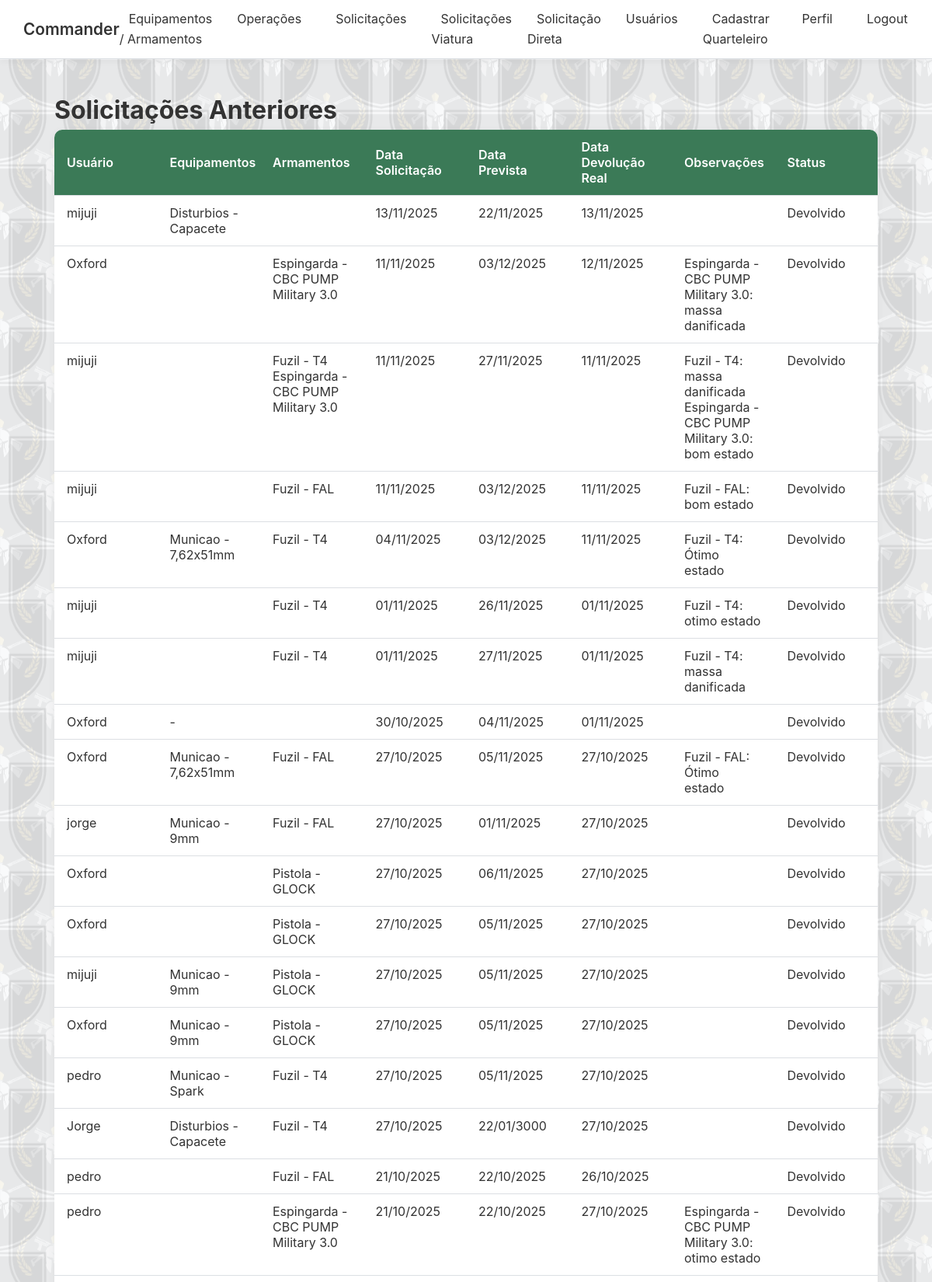
/solicitacoesAnterioresQuarteleiro.php (signed in, upper part), run on the app's committed database.
### tables this page shows
CREATE TABLE IF NOT EXISTS `usuarios` (
  `id_usuario` int NOT NULL AUTO_INCREMENT,
  `nome_usuario` varchar(255) NOT NULL,
  `identidade_funcional_usuario` int NOT NULL,
  `email_usuario` varchar(255) NOT NULL,
  `senha_usuario` varchar(255) NOT NULL,
  `perfil_usuario` tinyint(1) NOT NULL,
  `data_cadastro_usuario` datetime NOT NULL,
  PRIMARY KEY (`id_usuario`)
);

CREATE TABLE IF NOT EXISTS `equipamentos` (
  `id_equipamento` int NOT NULL AUTO_INCREMENT,
  `nome_equipamento` varchar(255) NOT NULL,
  `tipo_equipamento` text NOT NULL,
  `quantidade_equipamento` int NOT NULL,
  `quantidade_disponivel_equipamento` int NOT NULL,
  `ultima_atualizacao_equipamento` datetime DEFAULT CURRENT_TIMESTAMP ON UPDATE CURRENT_TIMESTAMP,
  `status_equipamento` int NOT NULL,
  PRIMARY KEY (`id_equipamento`)
);

CREATE TABLE IF NOT EXISTS `solicitacao_itens` (
  `id_solicitacao_itens` int NOT NULL AUTO_INCREMENT,
  `id_usuario` int NOT NULL,
  `motivo_solicitacao` text NOT NULL,
  `data_solicitacao` datetime NOT NULL,
  `data_devolucao_item` date NOT NULL,
  `data_devolucao_real_item` timestamp NOT NULL DEFAULT CURRENT_TIMESTAMP,
  `status_solicitacao` text NOT NULL,
  `observacao_item` varchar(600) NOT NULL,
  `id_item` int NOT NULL,
  `tipo_item` varchar(50) NOT NULL,
  `quantidade` int NOT NULL,
  `id_solicitacao` int DEFAULT NULL,
  PRIMARY KEY (`id_solicitacao_itens`),
  KEY `fk_id_usuario_solicitacao` (`id_usuario`)
);

CREATE TABLE IF NOT EXISTS `armamentos` (
  `id_armamento` int NOT NULL AUTO_INCREMENT,
  `nome_armamento` varchar(255) NOT NULL,
  `tipo_armamento` text NOT NULL,
  `calibre_armamento` text NOT NULL,
  `codigo_armamento` int NOT NULL,
  `status_armamento` int NOT NULL,
  PRIMARY KEY (`id_armamento`)
);

### solicitacoesAnterioresQuarteleiro.php (the view, shortened to what this page needs)
<?php
include("conecta.php");
$query = "SELECT si.id_solicitacao, si.data_solicitacao, si.data_devolucao_item, si.data_devolucao_real_item,
                 si.status_solicitacao, si.observacao_item,
                 u.nome_usuario, si.tipo_item, si.id_item,
                 e.nome_equipamento, e.tipo_equipamento,
                 a.nome_armamento, a.tipo_armamento
          FROM solicitacao_itens si
          JOIN usuarios u ON si.id_usuario = u.id_usuario
          LEFT JOIN equipamentos e ON si.id_item = e.id_equipamento AND si.tipo_item = 'equipamento'
          LEFT JOIN armamentos a ON si.id_item = a.id_armamento AND si.tipo_item = 'armamento'
          WHERE si.status_solicitacao IN ('Devolvido', 'Finalizado')
          ORDER BY si.id_solicitacao DESC";
$resultado = mysqli_query($conexao, $query);
$id_atual = 0;
$equipamentos = "";
$armamentos = "";
$observacoes = "";
?>
<!DOCTYPE html>
<html lang="pt-br">
<head>
    <link rel="stylesheet" href="style.css">
</head>
<body>
<nav>
   <div class="logo"><a href="homeQuarteleiro.php">Commander</a></div>
      <ul>
        <li><a href="equipamentos.php" class="ativo">Equipamentos / Armamentos</a></li>
        <li><a href="operacoes.php">Operações</a></li>
        <li><a href="solicitacoesQuarteleiro.php">Solicitações</a></li>
        <li><a href="solicitacoesVtr.php">Solicitações Viatura</a></li>
        <li><a href="solicitarSolicitante.php">Solicitação Direta</a></li>
        <li><a href="listarUsuarios.php">Usuários</a></li>
        <li><a href="cadastrarQuarteleiro.php">Cadastrar Quarteleiro</a></li>
        <li><a href="editarPerfil.php">Perfil</a></li>
        <li><a href="logout.php">Logout</a></li>
      </ul>
</nav>
<div class="container">
    <h1>Solicitações Anteriores</h1>
    <table class="tabela">
        <tr>
            <th>Usuário</th>
            <th>Equipamentos</th>
            <th>Armamentos</th>
            <th>Data Solicitação</th>
            <th>Data Prevista</th>
            <th>Data Devolução Real</th>
            <th>Observações</th>
            <th>Status</th>
        </tr>
    <?php
    while ($dados = mysqli_fetch_assoc($resultado)) {
        $id = $dados['id_solicitacao'];
        if ($id != $id_atual && $id_atual != 0) {
            echo "<tr>
                    <td>$nome</td>
                    <td>$equipamentos</td>
                    <td>$armamentos</td>
                    <td>$data_solicitacao</td>
                    <td>$data_prevista</td>
                    <td>$data_real</td>
                    <td>$observacoes</td>
                    <td>$status</td>
                  </tr>";
            $equipamentos = "";
            $armamentos = "";
            $observacoes = "";
        }
        if ($id != $id_atual) {
            $id_atual = $id;
            $nome = $dados['nome_usuario'];
            $data_solicitacao = date("d/m/Y", strtotime($dados['data_solicitacao']));
            $data_prevista = $dados['data_devolucao_item'] ? date("d/m/Y", strtotime($dados['data_devolucao_item'])) : "-";
            $data_real = $dados['data_devolucao_real_item'] ? date("d/m/Y", strtotime($dados['data_devolucao_real_item'])) : "-";
            $status = $dados['status_solicitacao'];
        }
        if ($dados['tipo_item'] == 'equipamento') {
            $equipamentos .= $dados['tipo_equipamento'] . " - " . $dados['nome_equipamento'] . "<br>";
        }
        elseif ($dados['tipo_item'] == 'armamento') {
            $nome_arm = $dados['nome_armamento'];
            $tipo_arm = $dados['tipo_armamento'];
            $obs = trim($dados['observacao_item']);
            $armamentos .= $tipo_arm . " - " . $nome_arm . "<br>";
            if (!empty($obs)) {
                $obs_segura = htmlspecialchars($obs, ENT_QUOTES, 'UTF-8');
                $observacoes .= "$tipo_arm - $nome_arm: $obs_segura<br>";
            }
        }
    }
    ?>
    </table>
</div>
</body>
</html>

### style.css (style rules this page uses)
:root { --cor-fundo: #f9fafb; --cor-card: #ffffff; --cor-borda: #dcdfe3; --cor-texto: #333; --cor-suave: #666; --cor-principal: #3b7a57; --cor-principal-hover: #2e6045; --radius: 10px; --sombra: 0 2px 10px rgba(0, 0, 0, 0.05); --transicao: 0.25s ease; --max-largura: 1100px; --font-base: "Inter", "Roboto", sans-serif; }
* { margin: 0; padding: 0; box-sizing: border-box; font-family: var(--font-base); }
body { background: transparent; color: var(--cor-texto); line-height: 1.6; display: flex; flex-direction: column; min-height: 100vh; position: relative; overflow-x: hidden; }
body::before { content: ""; position: fixed; inset: 0; background-image: url('img/logo.png'); background-size: 140px 140px; background-repeat: repeat; opacity: 0.08; z-index: -1; pointer-events: none; }
body::after { content: ""; position: fixed; inset: 0; background-image: url('logo.png'); background-size: 140px 140px; background-position: 70px 70px; background-repeat: repeat; opacity: 0.08; z-index: -1; pointer-events: none; }
nav { background: var(--cor-card); border-bottom: 1px solid var(--cor-borda); box-shadow: var(--sombra); display: flex; justify-content: space-between; align-items: center; padding: 12px 30px; position: sticky; top: 0; z-index: 10; }
nav .logo { font-weight: 600; color: var(--cor-principal); font-size: 1.3rem; }
nav ul { list-style: none; display: flex; gap: 20px; }
nav ul li a { color: var(--cor-texto); text-decoration: none; padding: 8px 12px; border-radius: var(--radius); transition: var(--transicao); }
.container { flex: 1; max-width: var(--max-largura); margin: 40px auto; padding: 0 20px; position: relative; z-index: 1; }
table { width: 100%; border-collapse: separate; border-spacing: 0; background: var(--cor-card); border-radius: var(--radius); box-shadow: var(--sombra); overflow: hidden; margin-bottom: 30px; }
th, td { padding: 12px 16px; text-align: left; border-bottom: 1px solid var(--cor-borda); }
th { background: var(--cor-principal); color: white; font-weight: 600; border-top: none; }
a { text-decoration: none; color: var(--cor-texto); }
.tabela { width: 100%; border-collapse: collapse; table-layout: fixed; }
.tabela td { word-wrap: break-word; white-space: normal; max-width: 250px; vertical-align: top; }
.tabela td:nth-child(3) { max-width: 400px; }

### data on the page
solicitacao_itens: data_solicitacao "11/11/2025", data_devolucao_item "03/12/2025", data_devolucao_real_item "12/11/2025", observacao_item "massa danificada", status_solicitacao "Devolvido"
usuarios: nome_usuario "mijuji"
equipamentos: tipo_equipamento "Disturbios", nome_equipamento "Capacete"
solicitacao_itens: data_solicitacao "13/11/2025", data_devolucao_item "22/11/2025", data_devolucao_real_item "13/11/2025", status_solicitacao "Devolvido"
solicitacao_itens: data_solicitacao "11/11/2025", data_devolucao_item "27/11/2025", data_devolucao_real_item "11/11/2025", observacao_item "massa danificada", status_solicitacao "Devolvido"
usuarios: nome_usuario "Oxford"
armamentos: tipo_armamento "Espingarda", nome_armamento "CBC PUMP Military 3.0"
solicitacao_itens: id_usuario.nome_usuario "mijuji", data_solicitacao "11/11/2025", data_devolucao_item "03/12/2025", data_devolucao_real_item "11/11/2025", observacao_item "bom estado", status_solicitacao "Devolvido"
armamentos: tipo_armamento "Fuzil", nome_armamento "T4"
solicitacao_itens: observacao_item "bom estado"
solicitacao_itens: data_solicitacao "04/11/2025", data_devolucao_item "03/12/2025", data_devolucao_real_item "11/11/2025", observacao_item "Ótimo estado", status_solicitacao "Devolvido"
armamentos: tipo_armamento "Fuzil", nome_armamento "FAL"
solicitacao_itens: data_solicitacao "01/11/2025", data_devolucao_item "26/11/2025", data_devolucao_real_item "01/11/2025", observacao_item "otimo estado", status_solicitacao "Devolvido"
equipamentos: tipo_equipamento "Municao", nome_equipamento "7,62x51mm"
solicitacao_itens: id_usuario.nome_usuario "mijuji", data_solicitacao "01/11/2025", data_devolucao_item "27/11/2025", data_devolucao_real_item "01/11/2025", observacao_item "massa danificada", status_solicitacao "Devolvido"
solicitacao_itens: data_solicitacao "30/10/2025", data_devolucao_item "04/11/2025", data_devolucao_real_item "01/11/2025", status_solicitacao "Devolvido"
solicitacao_itens: id_usuario.nome_usuario "Oxford", data_solicitacao "27/10/2025", data_devolucao_item "05/11/2025", data_devolucao_real_item "27/10/2025", observacao_item "Ótimo estado", status_solicitacao "Devolvido"
solicitacao_itens: data_solicitacao "27/10/2025", data_devolucao_item "01/11/2025", data_devolucao_real_item "27/10/2025", status_solicitacao "Devolvido"
solicitacao_itens: data_solicitacao "27/10/2025", data_devolucao_item "06/11/2025", data_devolucao_real_item "27/10/2025", status_solicitacao "Devolvido"
usuarios: nome_usuario "jorge"
equipamentos: tipo_equipamento "Municao", nome_equipamento "9mm"
solicitacao_itens: id_usuario.nome_usuario "Oxford", data_solicitacao "27/10/2025", data_devolucao_item "05/11/2025", data_devolucao_real_item "27/10/2025", status_solicitacao "Devolvido"
armamentos: tipo_armamento "Pistola", nome_armamento "GLOCK"
solicitacao_itens: data_solicitacao "27/10/2025", data_devolucao_item "05/11/2025", data_devolucao_real_item "27/10/2025", status_solicitacao "Devolvido"
solicitacao_itens: data_solicitacao "27/10/2025", data_devolucao_item "05/11/2025", data_devolucao_real_item "27/10/2025", status_solicitacao "Devolvido"
solicitacao_itens: data_solicitacao "27/10/2025", data_devolucao_item "05/11/2025", data_devolucao_real_item "27/10/2025", status_solicitacao "Devolvido"
solicitacao_itens: data_solicitacao "27/10/2025", data_devolucao_item "22/01/3000", data_devolucao_real_item "27/10/2025", status_solicitacao "Devolvido"
usuarios: nome_usuario "pedro"
equipamentos: tipo_equipamento "Municao", nome_equipamento "Spark"
solicitacao_itens: data_solicitacao "21/10/2025", data_devolucao_item "22/10/2025", data_devolucao_real_item "26/10/2025", status_solicitacao "Devolvido"
usuarios: nome_usuario "Jorge"
solicitacao_itens: id_usuario.nome_usuario "pedro", data_solicitacao "21/10/2025", data_devolucao_item "22/10/2025", data_devolucao_real_item "27/10/2025", observacao_item "otimo estado", status_solicitacao "Devolvido"
solicitacao_itens: id_usuario.nome_usuario "pedro"
